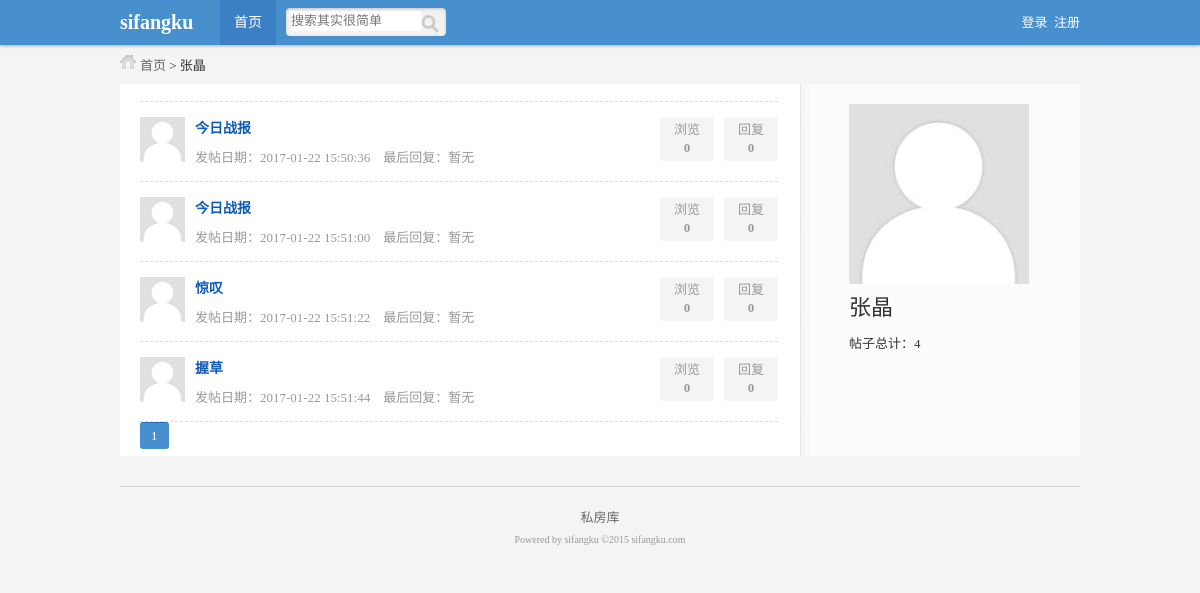
The page /member.php?id=2 on the database its author committed.
### tables this page shows
CREATE TABLE IF NOT EXISTS `sfk_member` (
  `id` int(10) unsigned NOT NULL AUTO_INCREMENT,
  `name` varchar(32) NOT NULL,
  `pw` varchar(32) NOT NULL,
  `photo` varchar(255) NOT NULL,
  `register_time` datetime NOT NULL,
  `last_time` datetime NOT NULL,
  PRIMARY KEY (`id`)
);

CREATE TABLE IF NOT EXISTS `sfk_content` (
  `id` int(10) unsigned NOT NULL AUTO_INCREMENT,
  `module_id` int(10) unsigned NOT NULL,
  `title` varchar(255) NOT NULL,
  `content` text NOT NULL,
  `time` datetime NOT NULL,
  `member_id` int(10) unsigned NOT NULL,
  `times` int(10) unsigned NOT NULL,
  PRIMARY KEY (`id`)
);

### inc/mysql.inc.php (called while the page is built, shortened)
<?php
function execute($link,$query){
    $result=mysqli_query($link,$query);
    return $result;
}
function num($link,$sql_count){
    $result=execute($link,$sql_count);
    $count=mysqli_fetch_row($result);
    return $count[0];
}
?>

### member.php (the view, shortened to what this page needs)
<?php
include "inc/mysql.inc.php";
include "inc/page.inc.php";
$link=connect();
$query="select * from sfk_member where id={$_GET['id']}";
$result_member=execute($link,$query);
$data_member=mysqli_fetch_assoc($result_member);
$query="select count(*) from sfk_content where member_id={$_GET['id']}";
$count_all=num($link,$query);
?>
<?php include_once "inc/header.inc.php"?>
<div id="position" class="auto">
    <a href="index.php">首页</a> &gt; <?php echo $data_member['name']?>
</div>
<div id="main" class="auto">
    <div id="left">
        <ul class="postsList">
            <?php
            $page=page($count_all,20);
            $query="select sfk_content.title,sfk_content.id,sfk_content.time,sfk_content.times,sfk_member.name,sfk_member.photo from sfk_content,sfk_member where sfk_content.member_id={$_GET['id']} AND sfk_content.member_id=sfk_member.id {$page['limit']}";
            $result_content=execute($link,$query);
            while($data_content=mysqli_fetch_assoc($result_content)){
                $query="select time from sfk_reply where content_id={$data_content['id']} order by id desc limit 0,1";
                $data_content['title']=htmlspecialchars($data_content['title']);
                $result_last_reply=execute($link,$query);
                if (mysqli_num_rows($result_last_reply)==0){
                    $last_time='暂无';
                }else{
                    $data_last_reply=mysqli_fetch_assoc($result_last_reply);
                    $last_time=$data_last_reply['time'];
                }
            ?>
            <li>
                <div class="smallPic">
                    <a href="#">
                        <img width="45" height="45" src="<?php if ($data_content['photo']!=''){echo $data_content['photo'];}else{echo 'style/photo.jpg';}?>" />
                    </a>
                </div>
                <div class="subject">
                    <div class="titleWrap"><h2><a href="show.php?id=<?php echo $data_content['id']?>"><?php echo $data_content['title']?></a></h2></div>
                    <p>
                        发帖日期：<?php echo $data_content['time']?>&nbsp;&nbsp;&nbsp;&nbsp;最后回复：<?php echo $last_time;?>
                    </p>
                </div>
                <div class="count">
                    <p>
                        回复<br />
                        <span>
                            <?php
                            $query="select count(*) from sfk_reply where content_id={$data_content['id']}";
                            echo num($link,$query);
                            ?>
                        </span>
                    </p>
                    <p>
                        浏览<br /><span><?php echo $data_content['times']?></span>
                    </p>
                </div>
            </li>
            <?php }?>
        </ul>
        <div class="pages">
            <?php echo $page['html'];?>
        </div>
    </div>
    <div id="right">
        <div class="member_big">
            <dl>
                <dt>
                    <img width="180" height="180" src="<?php if ($data_content['photo']!=''){echo $data_content['photo'];}else{echo 'style/photo.jpg';}?>" />
                </dt>
                <dd class="name"><?php echo $data_member['name'];?></dd>
                <dd>帖子总计：<?php echo $count_all;?></dd>
            </dl>
        </div>
    </div>
</div>
<?php include_once "inc/footer.inc.php"?>

### style/public.css (style rules this page uses)
body,div,ul,ol,li,dl,dt,dd,h1,h2,h3,h4,h5,h6,form,input,textarea,p { margin:0px; padding:0px; font-size:13px; font-family:Tahoma; }
ul { list-style:none; }
img,a img { border:none; }
a { text-decoration:none; }
body { background:#f4f4f4; color:#333; }
.auto { width:960px; margin:0 auto; }
#position { background:url(style_icon.png) 0px -60px no-repeat; text-indent:20px; }
#position a { color:#666; }

### style/list.css (style rules this page uses)
#main { background:url(main_bg.png) repeat-y; margin-top:10px; }
#main #left { width:638px; padding:7px 20px; float:left; }
#main #right { width:282px; float:right; }
#main ul.postsList { margin:10px 0 0 0; border-top:1px dashed #ddd; }
#main ul.postsList li { border-bottom:1px dashed #ddd; padding:15px 0; }
#main ul.postsList li div.smallPic { width:55px; float:left; }
#main ul.postsList li div.subject { width:450px; float:left; }
#main ul.postsList li div.count { color: #999; line-height: 18px; text-align: center; }
#main ul.postsList li div.count p { background: none repeat scroll 0 0 #f4f4f4; border-radius: 3px; display: block; float: right; height: 36px; margin: 0 0 0 10px; overflow: hidden; padding: 4px 0; width: 54px; }
#main ul.postsList li div.count p span { font-weight:bold; }
#main ul.postsList li div.subject .titleWrap a,#main ul.postsList li div.subject .titleWrap h2 { font-size:14px; color:#105cb6; }
#main ul.postsList li div.subject .titleWrap h2 { display:inline; }
#main ul.postsList li div.subject p { color:#999; padding:10px 0 0 0; }

### style/member.css (style rules this page uses)
#main #right .member_big { margin:20px auto 0 auto; width:180px; }
#main #right .member_big dl dd { line-height:150%; }
#main #right .member_big dl dd.name { font-size: 22px; font-weight: 400; line-height:140%; padding:5px 0 10px 0px; }

### rows shown on the page
sfk_member: name "张晶"
sfk_content: title "今日战报", time "2017-01-22 15:50:36", last_time "暂无", query "0", times "0"
sfk_content: title "今日战报", time "2017-01-22 15:51:00", last_time "暂无", query "0", times "0"
sfk_content: title "惊叹", time "2017-01-22 15:51:22", last_time "暂无", query "0", times "0"
sfk_content: title "握草", time "2017-01-22 15:51:44", last_time "暂无", query "0", times "0"

### other values the page prints
$count_all "4"
